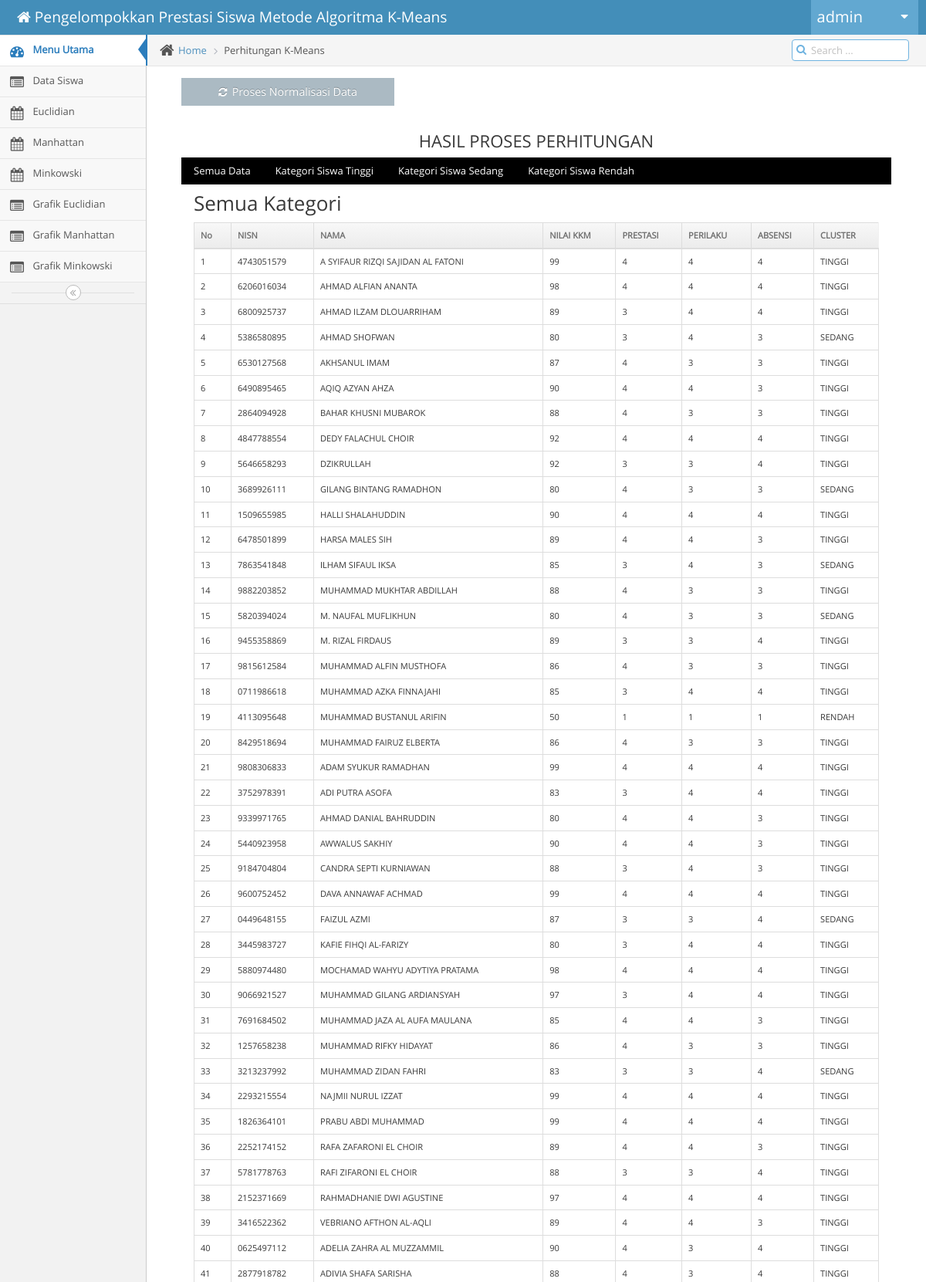
Screenshot of /dashboard.php?hal=perhitungan_minkowski (signed in, upper part) with the database file from the repository.
### tables this page shows
CREATE TABLE `nilai_siswa_minkowski` (
  `ID_NILAI` int(10) NOT NULL AUTO_INCREMENT,
  `ID_ADMIN` int(11) NOT NULL,
  `NISN` varchar(20) NOT NULL,
  `NAMA` varchar(50) NOT NULL,
  `NILAI` float NOT NULL,
  `NILAI_NORMALISASI` varchar(20) NOT NULL,
  `EXTRAKULIKULER` float NOT NULL,
  `EXTRAKULIKULER_NORMALISASI` varchar(20) NOT NULL,
  `PERILAKU` float NOT NULL,
  `PERILAKU_NORMALISASI` varchar(20) NOT NULL,
  `ABSENSI` float NOT NULL,
  `ABSENSI_NORMALISASI` varchar(20) NOT NULL,
  `CLUSTER` varchar(60) NOT NULL,
  PRIMARY KEY (`ID_NILAI`),
  KEY `ID_ADMIN` (`ID_ADMIN`) USING BTREE,
  CONSTRAINT `nilai_siswa_ibfk_1_copy_copy` FOREIGN KEY (`ID_ADMIN`) REFERENCES `admin` (`id_admin`)
);

### perhitungan_minkowski.php (the view, shortened to what this page needs)
<?php if (@$_GET['action'] === 'hitung_ulang'): ?>
	<?php
		$query_total_data = "SELECT COUNT(*) as 'SIZE' FROM nilai_siswa_minkowski";
		$resultat_total_data = $bdd->query($query_total_data) or die(print_r($bdd->errorInfo()));
		$n_iterasi = 20;
		$n_data = $resultat_total_data->fetch()['SIZE'];
		$n_cluster = 3;
		$old_iterasi = array();
		for ($i=0; $i < $n_iterasi; $i++) {
	?>
			<div class="page-header">
				<h1>
					<small>
						Iterasi ke
						<i class="ace-icon fa fa-angle-double-right"></i>
						<?php echo ($i+1) ?>
					</small>
				</h1>
			</div>
			<div style="margin: 15px 45px;">
	<?php
			$centroid = array();
			if ($i == 0) {
				$query = "SELECT * FROM nilai_siswa_minkowski";
				$resultat = $bdd->query($query) or die(print_r($bdd->errorInfo()));
				$index_centroid = 1;
	?>
				<div class="page-header">
					<small>
						Centroid Awal
					</small>
				</div>
				<table class = "table table-bordered small">
				<tr bgcolor="#578CA9">
				<th>CLUSTER</th>
				<th>NILAI</th>
				<th>PRESTASI</th>
				<th>PERILAKU</th>
				<th>ABSENSI</th>
			</tr>
	<?php
				$cluster_ = 1;
				while ($row = $resultat->fetch()) {
					if ($index_centroid == 35 or $index_centroid == 90 or $index_centroid == 262) {
						array_push($centroid, $row);
	?>
						<tr bgcolor="#e0ebeb">
							<th><?php echo 'CLUSTER '.$cluster_++; ?></th>
							<th><?php echo $row['NILAI_NORMALISASI'] ?></th>
							<th><?php echo $row['EXTRAKULIKULER_NORMALISASI'] ?></th>
							<th><?php echo $row['PERILAKU_NORMALISASI'] ?></th>
							<th><?php echo $row['ABSENSI_NORMALISASI'] ?></th>
						</tr>
	<?php
					}
					$index_centroid++;
				}
	?>
				</table>
	<?php
			}else{
	?>
				<div class="page-header">
					<small>
						Centroid Baru
					</small>
				</div>
				<table class = "table table-bordered small">
				<tr bgcolor="#578CA9">
				<th>CLUSTER</th>
				<th>NILAI</th>
				<th>PRESTASI</th>
				<th>PERILAKU</th>
				<th>ABSENSI</th>
			</tr>
	<?php
				for ($j=0; $j < $n_cluster; $j++) {
					$query_centroid = "SELECT AVG(NILAI_NORMALISASI) as 'NILAI_NORMALISASI', AVG(EXTRAKULIKULER_NORMALISASI) as 'EXTRAKULIKULER_NORMALISASI', AVG(PERILAKU_NORMALISASI) as 'PERILAKU_NORMALISASI', AVG(ABSENSI_NORMALISASI) as 'ABSENSI_NORMALISASI' FROM nilai_siswa_minkowski WHERE CLUSTER = 'CLUSTER-".($j+1)."'";
					$resultat_centroid = $bdd->query($query_centroid) or die(print_r($bdd->errorInfo()));
					while ($row_centroid = $resultat_centroid->fetch()) {
						array_push($centroid, $row_centroid);
						$update_nilai = $row_centroid['NILAI_NORMALISASI'] ?? 0;
						$update_ext = $row_centroid['EXTRAKULIKULER_NORMALISASI'] ?? 0;
						$update_perilaku = $row_centroid['PERILAKU_NORMALISASI'] ?? 0;
						$update_absensi = $row_centroid['ABSENSI_NORMALISASI'] ?? 0;
						$query_update = "UPDATE `centroid_minkowski` SET `NILAI`= $update_nilai,`EXTRAKULIKULER`= $update_ext, `PERILAKU`= $update_perilaku,`ABSENSI`= $update_absensi WHERE `ID_CENTROID` = $j";
						$bdd->query($query_update) or die(print_r($bdd->errorInfo()));
	?>
						<tr bgcolor="#e0ebeb">
							<th><?php echo 'CLUSTER '.($j+1); ?></th>
							<th><?php echo $row_centroid['NILAI_NORMALISASI'] ?></th>
							<th><?php echo $row_centroid['EXTRAKULIKULER_NORMALISASI'] ?></th>
							<th><?php echo $row_centroid['PERILAKU_NORMALISASI'] ?></th>
							<th><?php echo $row_centroid['ABSENSI_NORMALISASI'] ?></th>
						</tr>
	<?php
					}
				}
	?>
			</table>
	<?php
			}
			$query = "SELECT * FROM nilai_siswa_minkowski";
			$resultat = $bdd->query($query) or die(print_r($bdd->errorInfo()));
	?>
			<div class="page-header">
				<small>
					Hasil Cluster
				</small>
			</div>
			<table class = "table table-bordered small datatablesku">
				<thead>
					<tr bgcolor="#578CA9">
						<th>No</th>
						<th>NISN</th>
						<th>NAMA</th>
						<th>NILAI</th>
						<th>PRESTASI</th>
						<th>PERILAKU</th>
						<th>ABSENSI</th>
						<th>CLUSTER 1</th>
						<th>CLUSTER 2</th>
						<th>CLUSTER 3</th>
						<th>CLUSTER</th>
					</tr>
				</thead>
			<tbody>
			<?php
				$no = 1;
				while ($row = $resultat->fetch()) {
					$temp_cluster = array();
					for ($j=0; $j < $n_cluster; $j++) {
						$nilai_normal = pow(abs($row['NILAI_NORMALISASI']-@$centroid[$j]['NILAI_NORMALISASI']),1);
						$nilai_ekstra = pow(abs($row['EXTRAKULIKULER_NORMALISASI']-@$centroid[$j]['EXTRAKULIKULER_NORMALISASI']),1);
						$nilai_perilaku = pow(abs($row['PERILAKU_NORMALISASI']-@$centroid[$j]['PERILAKU_NORMALISASI']),1);
						$nilai_absen = pow(abs($row['ABSENSI_NORMALISASI']-@$centroid[$j]['ABSENSI_NORMALISASI']),1);
						$nilai_cluster = pow(($nilai_normal + $nilai_ekstra + $nilai_perilaku + $nilai_absen),1);
						$temp_cluster['CLUSTER-'.($j+1)] = $nilai_cluster;
					}
					$my_cluster = array($temp_cluster['CLUSTER-1'], $temp_cluster['CLUSTER-2'], $temp_cluster['CLUSTER-3']);
					sort($my_cluster);
					$cluster = '';
					foreach ($temp_cluster as $key => $value) {
						if ($value == $my_cluster[0]) {
							$cluster = $key;
							break;
						}
					}
		?>
					<tr bgcolor="#e0ebeb">
						<th><?php echo $no++; ?></th>
						<th><?php echo $row['NISN'] ?></th>
						<th><?php echo $row['NAMA'] ?></th>
						<th><?php echo $row['NILAI_NORMALISASI'] ?></th>
						<th><?php echo $row['EXTRAKULIKULER_NORMALISASI'] ?></th>
						<th><?php echo $row['PERILAKU_NORMALISASI'] ?></th>
						<th><?php echo $row['ABSENSI_NORMALISASI'] ?></th>
						<th><?php echo $temp_cluster['CLUSTER-1'] ?></th>
						<th><?php echo $temp_cluster['CLUSTER-2'] ?></th>
						<th><?php echo $temp_cluster['CLUSTER-3'] ?></th>
						<th><?php echo $cluster ?></th>
					</tr>
		<?php
					$id_nilai =  $row['ID_NILAI'];
					$query_update = "UPDATE `nilai_siswa_minkowski`  SET `CLUSTER`= '$cluster' WHERE `ID_NILAI` = $id_nilai";
					$bdd->query($query_update) or die(print_r($bdd->errorInfo()));
				}
		?>
			</tbody>
		</table>
	<?php
			if ($i <= 0) {
				for ($k=0; $k < $n_cluster; $k++) {
					$query_old_iterasi = "SELECT `ID_NILAI`, `CLUSTER` FROM `nilai_siswa_minkowski` WHERE `CLUSTER` = 'CLUSTER-".($k+1)."'";
					$resultat_old_iterasi = $bdd->query($query_old_iterasi) or die(print_r($bdd->errorInfo()));
					while ($row = $resultat_old_iterasi->fetch()) {
						$old_iterasi[$row['ID_NILAI']] = $row['CLUSTER'];
					}
				}
			}else{
				$check = true;
				for ($k=0; $k < $n_cluster; $k++) {
					$query_old_iterasi = "SELECT `ID_NILAI`, `CLUSTER` FROM `nilai_siswa_minkowski` WHERE `CLUSTER` = 'CLUSTER-".($k+1)."'";
					$resultat_old_iterasi = $bdd->query($query_old_iterasi) or die(print_r($bdd->errorInfo()));
					while ($row = $resultat_old_iterasi->fetch()) {
						if($old_iterasi[$row['ID_NILAI']] != $row['CLUSTER']){
							$check = false;
							$k = $k + $n_cluster+1;
							break;
						}
					}
				}
				if ($check == true) {
					$i = $n_iterasi+1;
				}else{
					$old_iterasi = array();
					for ($k=0; $k < $n_cluster; $k++) {
					$query_old_iterasi = "SELECT `ID_NILAI`, `CLUSTER` FROM `nilai_siswa_minkowski` WHERE `CLUSTER` = 'CLUSTER-".($k+1)."'";
					$resultat_old_iterasi = $bdd->query($query_old_iterasi) or die(print_r($bdd->errorInfo()));
					while ($row = $resultat_old_iterasi->fetch()) {
						$old_iterasi[$row['ID_NILAI']] = $row['CLUSTER'];
					}
				}
			}
		}
	?>
			</div>
	<?php
		}
	?>
	<div class="page-header">
		<center><large>
					Centroid Terakhir
					</large></center>
				</div>
				<div class="container">
				<table class = "table table-bordered small">
				<tr bgcolor="#578CA9">
				<th>CLUSTER</th>
				<th>NILAI</th>
				<th>PRESTASI</th>
				<th>PERILAKU</th>
				<th>ABSENSI</th>
			</tr>
	<?php
				for ($j=0; $j < $n_cluster; $j++) {
					$query_centroid = "SELECT AVG(NILAI_NORMALISASI) as 'NILAI_NORMALISASI', AVG(EXTRAKULIKULER_NORMALISASI) as 'EXTRAKULIKULER_NORMALISASI', AVG(PERILAKU_NORMALISASI) as 'PERILAKU_NORMALISASI', AVG(ABSENSI_NORMALISASI) as 'ABSENSI_NORMALISASI' FROM nilai_siswa_minkowski WHERE CLUSTER = 'CLUSTER-".($j+1)."'";
					$resultat_centroid = $bdd->query($query_centroid) or die(print_r($bdd->errorInfo()));
					while ($row_centroid = $resultat_centroid->fetch()) {
						array_push($centroid, $row_centroid);
						$update_nilai = $row_centroid['NILAI_NORMALISASI'];
						$update_ext = $row_centroid['EXTRAKULIKULER_NORMALISASI'];
						$update_perilaku = $row_centroid['PERILAKU_NORMALISASI'];
						$update_absensi = $row_centroid['ABSENSI_NORMALISASI'];
						$query_update = "UPDATE `centroid_minkowski` SET `NILAI`= $update_nilai,`EXTRAKULIKULER`= $update_ext, `PERILAKU`= $update_perilaku,`ABSENSI`= $update_absensi WHERE `ID_CENTROID` = $j";
						$bdd->query($query_update) or die(print_r($bdd->errorInfo()));
	?>
						<tr bgcolor="#e0ebeb">
							<th><?php echo 'CLUSTER '.($j+1); ?></th>
							<th><?php echo $row_centroid['NILAI_NORMALISASI'] ?></th>
							<th><?php echo $row_centroid['EXTRAKULIKULER_NORMALISASI'] ?></th>
							<th><?php echo $row_centroid['PERILAKU_NORMALISASI'] ?></th>
							<th><?php echo $row_centroid['ABSENSI_NORMALISASI'] ?></th>
						</tr>
	<?php
					}
				}
	?>
			</table>
</div>
<?php else: ?>
	<div class="main-content-inner">
		<div class="breadcrumbs ace-save-state" id="breadcrumbs">
			<ul class="breadcrumb">
				<li>
					<i class="ace-icon fa fa-home home-icon"></i>
					<a href="index.html">Home</a>
				</li>
				<li class="active">Perhitungan K-Means</li>
			</ul>
			<div class="nav-search" id="nav-search">
				<form class="form-search">
					<span class="input-icon">
						<input placeholder="Search ..." class="nav-search-input" id="nav-search-input" autocomplete="off" type="text">
						<i class="ace-icon fa fa-search nav-search-icon"></i>
					</span>
				</form>
			</div>
		</div>
		<div style="margin: 15px 45px;">
			<a href="?hal=normalisasi_minkowski&action=normalisasi_data">
				<button style="margin-bottom: 20px;" class="width-30 pull-left btn btn-sm">
					<i class="ace-icon fa fa-refresh"></i>
					<span class="bigger-110">Proses Normalisasi Data</span>
				</button>
			</a>
			<br><br><br>
			<h3><center>HASIL PROSES PERHITUNGAN</center></h3>
			<div class="w3-bar w3-black">
			  <button class="w3-bar-item w3-button" onclick="openCity('Semua')">Semua Data</button>
			  <button class="w3-bar-item w3-button" onclick="openCity('Tinggi')">Kategori Siswa Tinggi</button>
			  <button class="w3-bar-item w3-button" onclick="openCity('Sedang')">Kategori Siswa Sedang</button>
			  <button class="w3-bar-item w3-button" onclick="openCity('Rendah')">Kategori Siswa Rendah</button>
			</div>
			<div id="Semua" class="w3-container city">
			  	<h2>Semua Kategori</h2>
				<table class="table table-bordered small datatablesku">
					<thead>
						<tr bgcolor="#e0ebeb">
							<th>No</th>
							<th>NISN</th>
							<th>NAMA</th>
							<th>NILAI KKM</th>
							<th>PRESTASI</th>
							<th>PERILAKU</th>
							<th>ABSENSI</th>
							<th>CLUSTER</th>
						</tr>
					</thead>
					<tbody>
						<?php
							$query = "SELECT * FROM nilai_siswa_minkowski";
							$resultat = $bdd->query($query) or die(print_r($bdd->errorInfo()));
							$bantu = 1;
							while ($row = $resultat->fetch()) {
								echo "<tr>";
									echo "<td>$bantu</td>";
									echo "<td>".$row['NISN']."</td>";
									echo "<td>".$row['NAMA']."</td>";
									echo "<td>".$row['NILAI']."</td>";
									echo "<td>".$row['EXTRAKULIKULER']."</td>";
									echo "<td>".$row['PERILAKU']."</td>";
									echo "<td>".$row['ABSENSI']."</td>";
									echo "<td>";
									if ($row['CLUSTER'] == 'CLUSTER-1') {
										echo "TINGGI";
									}else if ($row['CLUSTER'] == 'CLUSTER-2') {
										echo "SEDANG";
									}else if ($row['CLUSTER'] == 'CLUSTER-3') {
										echo "RENDAH";
									}
									echo "</td>";
									$bantu++;
								echo "</tr>";
							}
						?>
					</tbody>
				</table>
			</div>
		</div>
	</div>
</div>
<?php endif ?>

### assets/css/w3.css (style rules this page uses)
*,*:before,*:after { box-sizing:inherit }
html { -ms-text-size-adjust:100%;-webkit-text-size-adjust:100% }
body { margin:0 }
a { background-color:transparent }
button,input,select,textarea,optgroup { font:inherit;margin:0 }
button,input { overflow:visible }
button,select { text-transform:none }
button,[type=button],[type=reset],[type=submit] { -webkit-appearance:button }
html,body { font-family:Verdana,sans-serif;font-size:15px;line-height:1.5 }
html { overflow-x:hidden }
h2 { font-size:30px }
h3 { font-size:24px }
h1,h2,h3,h4,h5,h6 { font-family:"Segoe UI",Arial,sans-serif;font-weight:400;margin:10px 0 }
a { color:inherit }
.w3-btn,.w3-button { border:none;display:inline-block;padding:8px 16px;vertical-align:middle;overflow:hidden;text-decoration:none;color:inherit;background-color:inherit;text-align:center;cursor:pointer;white-space:nowrap }
.w3-btn,.w3-button { -webkit-touch-callout:none;-webkit-user-select:none;-khtml-user-select:none;-moz-user-select:none;-ms-user-select:none;user-select:none }
.w3-bar { width:100%;overflow:hidden }
.w3-bar .w3-bar-item { padding:8px 16px;float:left;width:auto;border:none;display:block;outline:0 }
.w3-bar .w3-button { white-space:normal }
.w3-container:after,.w3-container:before,.w3-panel:after,.w3-panel:before,.w3-row:after,.w3-row:before,.w3-row-padding:after,.w3-row-padding:before, .w3-cell-row:before,.w3-cell-row:after,.w3-clear:after,.w3-clear:before,.w3-bar:before,.w3-bar:after { content:"";display:table;clear:both }
.w3-container,.w3-panel { padding:0.01em 16px }
.w3-black,.w3-hover-black:hover { color:#fff!important;background-color:#000!important }

### rows the page displays
nilai_siswa_minkowski: NISN "4743051579", NAMA "A SYIFAUR RIZQI SAJIDAN AL FATONI", NILAI "99", EXTRAKULIKULER "4", PERILAKU "4", ABSENSI "4", CLUSTER "TINGGI"
nilai_siswa_minkowski: NISN "6206016034", NAMA "AHMAD ALFIAN ANANTA", NILAI "98", EXTRAKULIKULER "4", PERILAKU "4", ABSENSI "4", CLUSTER "TINGGI"
nilai_siswa_minkowski: NISN "6800925737", NAMA "AHMAD ILZAM DLOUARRIHAM", NILAI "89", EXTRAKULIKULER "3", PERILAKU "4", ABSENSI "4", CLUSTER "TINGGI"
nilai_siswa_minkowski: NISN "5386580895", NAMA "AHMAD SHOFWAN", NILAI "80", EXTRAKULIKULER "3", PERILAKU "4", ABSENSI "3", CLUSTER "SEDANG"
nilai_siswa_minkowski: NISN "6530127568", NAMA "AKHSANUL IMAM", NILAI "87", EXTRAKULIKULER "4", PERILAKU "3", ABSENSI "3", CLUSTER "TINGGI"
nilai_siswa_minkowski: NISN "6490895465", NAMA "AQIQ AZYAN AHZA", NILAI "90", EXTRAKULIKULER "4", PERILAKU "4", ABSENSI "3", CLUSTER "TINGGI"
nilai_siswa_minkowski: NISN "2864094928", NAMA "BAHAR KHUSNI MUBAROK", NILAI "88", EXTRAKULIKULER "4", PERILAKU "3", ABSENSI "3", CLUSTER "TINGGI"
nilai_siswa_minkowski: NISN "4847788554", NAMA "DEDY FALACHUL CHOIR", NILAI "92", EXTRAKULIKULER "4", PERILAKU "4", ABSENSI "4", CLUSTER "TINGGI"
nilai_siswa_minkowski: NISN "5646658293", NAMA "DZIKRULLAH", NILAI "92", EXTRAKULIKULER "3", PERILAKU "3", ABSENSI "4", CLUSTER "TINGGI"
nilai_siswa_minkowski: NISN "3689926111", NAMA "GILANG BINTANG RAMADHON", NILAI "80", EXTRAKULIKULER "4", PERILAKU "3", ABSENSI "3", CLUSTER "SEDANG"
nilai_siswa_minkowski: NISN "1509655985", NAMA "HALLI SHALAHUDDIN", NILAI "90", EXTRAKULIKULER "4", PERILAKU "4", ABSENSI "4", CLUSTER "TINGGI"
nilai_siswa_minkowski: NISN "6478501899", NAMA "HARSA MALES SIH", NILAI "89", EXTRAKULIKULER "4", PERILAKU "4", ABSENSI "3", CLUSTER "TINGGI"
nilai_siswa_minkowski: NISN "7863541848", NAMA "ILHAM SIFAUL IKSA", NILAI "85", EXTRAKULIKULER "3", PERILAKU "4", ABSENSI "3", CLUSTER "SEDANG"
nilai_siswa_minkowski: NISN "9882203852", NAMA "MUHAMMAD MUKHTAR ABDILLAH", NILAI "88", EXTRAKULIKULER "4", PERILAKU "3", ABSENSI "3", CLUSTER "TINGGI"
nilai_siswa_minkowski: NISN "5820394024", NAMA "M. NAUFAL MUFLIKHUN", NILAI "80", EXTRAKULIKULER "4", PERILAKU "3", ABSENSI "3", CLUSTER "SEDANG"
nilai_siswa_minkowski: NISN "9455358869", NAMA "M. RIZAL FIRDAUS", NILAI "89", EXTRAKULIKULER "3", PERILAKU "3", ABSENSI "4", CLUSTER "TINGGI"
nilai_siswa_minkowski: NISN "9815612584", NAMA "MUHAMMAD ALFIN MUSTHOFA", NILAI "86", EXTRAKULIKULER "4", PERILAKU "3", ABSENSI "3", CLUSTER "TINGGI"
nilai_siswa_minkowski: NISN "0711986618", NAMA "MUHAMMAD AZKA FINNAJAHI", NILAI "85", EXTRAKULIKULER "3", PERILAKU "4", ABSENSI "4", CLUSTER "TINGGI"
nilai_siswa_minkowski: NISN "4113095648", NAMA "MUHAMMAD BUSTANUL ARIFIN", NILAI "50", EXTRAKULIKULER "1", PERILAKU "1", ABSENSI "1", CLUSTER "RENDAH"
nilai_siswa_minkowski: NISN "8429518694", NAMA "MUHAMMAD FAIRUZ ELBERTA", NILAI "86", EXTRAKULIKULER "4", PERILAKU "3", ABSENSI "3", CLUSTER "TINGGI"
nilai_siswa_minkowski: NISN "9808306833", NAMA "ADAM SYUKUR RAMADHAN", NILAI "99", EXTRAKULIKULER "4", PERILAKU "4", ABSENSI "4", CLUSTER "TINGGI"
nilai_siswa_minkowski: NISN "3752978391", NAMA "ADI PUTRA ASOFA", NILAI "83", EXTRAKULIKULER "3", PERILAKU "4", ABSENSI "4", CLUSTER "TINGGI"
nilai_siswa_minkowski: NISN "9339971765", NAMA "AHMAD DANIAL BAHRUDDIN", NILAI "80", EXTRAKULIKULER "4", PERILAKU "4", ABSENSI "3", CLUSTER "TINGGI"
nilai_siswa_minkowski: NISN "5440923958", NAMA "AWWALUS SAKHIY", NILAI "90", EXTRAKULIKULER "4", PERILAKU "4", ABSENSI "3", CLUSTER "TINGGI"
nilai_siswa_minkowski: NISN "9184704804", NAMA "CANDRA SEPTI KURNIAWAN", NILAI "88", EXTRAKULIKULER "3", PERILAKU "4", ABSENSI "3", CLUSTER "TINGGI"
nilai_siswa_minkowski: NISN "9600752452", NAMA "DAVA ANNAWAF ACHMAD", NILAI "99", EXTRAKULIKULER "4", PERILAKU "4", ABSENSI "4", CLUSTER "TINGGI"
nilai_siswa_minkowski: NISN "0449648155", NAMA "FAIZUL AZMI", NILAI "87", EXTRAKULIKULER "3", PERILAKU "3", ABSENSI "4", CLUSTER "SEDANG"
nilai_siswa_minkowski: NISN "3445983727", NAMA "KAFIE FIHQI AL-FARIZY", NILAI "80", EXTRAKULIKULER "3", PERILAKU "4", ABSENSI "4", CLUSTER "TINGGI"
nilai_siswa_minkowski: NISN "5880974480", NAMA "MOCHAMAD WAHYU ADYTIYA PRATAMA", NILAI "98", EXTRAKULIKULER "4", PERILAKU "4", ABSENSI "4", CLUSTER "TINGGI"
nilai_siswa_minkowski: NISN "9066921527", NAMA "MUHAMMAD GILANG ARDIANSYAH", NILAI "97", EXTRAKULIKULER "3", PERILAKU "4", ABSENSI "4", CLUSTER "TINGGI"
nilai_siswa_minkowski: NISN "7691684502", NAMA "MUHAMMAD JAZA AL AUFA MAULANA", NILAI "85", EXTRAKULIKULER "4", PERILAKU "4", ABSENSI "3", CLUSTER "TINGGI"
nilai_siswa_minkowski: NISN "1257658238", NAMA "MUHAMMAD RIFKY HIDAYAT", NILAI "86", EXTRAKULIKULER "4", PERILAKU "3", ABSENSI "3", CLUSTER "TINGGI"
nilai_siswa_minkowski: NISN "3213237992", NAMA "MUHAMMAD ZIDAN FAHRI", NILAI "83", EXTRAKULIKULER "3", PERILAKU "3", ABSENSI "4", CLUSTER "SEDANG"
nilai_siswa_minkowski: NISN "2293215554", NAMA "NAJMII NURUL IZZAT", NILAI "99", EXTRAKULIKULER "4", PERILAKU "4", ABSENSI "4", CLUSTER "TINGGI"
nilai_siswa_minkowski: NISN "1826364101", NAMA "PRABU ABDI MUHAMMAD", NILAI "99", EXTRAKULIKULER "4", PERILAKU "4", ABSENSI "4", CLUSTER "TINGGI"
nilai_siswa_minkowski: NISN "2252174152", NAMA "RAFA ZAFARONI EL CHOIR", NILAI "89", EXTRAKULIKULER "4", PERILAKU "4", ABSENSI "3", CLUSTER "TINGGI"
nilai_siswa_minkowski: NISN "5781778763", NAMA "RAFI ZIFARONI EL CHOIR", NILAI "88", EXTRAKULIKULER "3", PERILAKU "3", ABSENSI "4", CLUSTER "TINGGI"
nilai_siswa_minkowski: NISN "2152371669", NAMA "RAHMADHANIE DWI AGUSTINE", NILAI "97", EXTRAKULIKULER "4", PERILAKU "4", ABSENSI "4", CLUSTER "TINGGI"
nilai_siswa_minkowski: NISN "3416522362", NAMA "VEBRIANO AFTHON AL-AQLI", NILAI "89", EXTRAKULIKULER "4", PERILAKU "4", ABSENSI "3", CLUSTER "TINGGI"
nilai_siswa_minkowski: NISN "0625497112", NAMA "ADELIA ZAHRA AL MUZZAMMIL", NILAI "90", EXTRAKULIKULER "4", PERILAKU "3", ABSENSI "4", CLUSTER "TINGGI"
nilai_siswa_minkowski: NISN "2877918782", NAMA "ADIVIA SHAFA SARISHA", NILAI "88", EXTRAKULIKULER "4", PERILAKU "3", ABSENSI "4", CLUSTER "TINGGI"

### other values shown
$nama_admin "admin"
